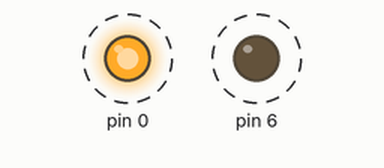
This sketch was run on a simulated Arduino Uno, built with avr-gcc and run on an emulated ATmega328P. On the bench: output pins drawn as LEDs (lit = HIGH). Dashed ring = blinking.

Above: at 0.03 s.
Timing chart, 0 to 3.0 s (numbered marks = the images above):
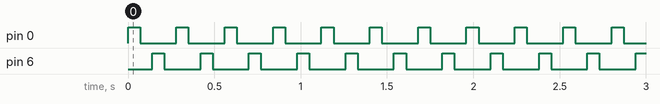

Measured:
- by itself, pin 0, pin 6: alternates HIGH for 0.07 s and LOW for 0.21 s

The sketch:

SIREN.ino
```cpp
void setup() {
  // put your setup code here, to run once:
  pinMode(0,OUTPUT);
  pinMode(6,OUTPUT);


}

void loop() {
  // put your main code here, to run repeatedly:
  digitalWrite(0,HIGH);
  delay(70);
  digitalWrite(0,LOW);
  delay(70);
digitalWrite(6,HIGH);
  delay(70);
  digitalWrite(6,LOW);
  delay(70);


}
```
